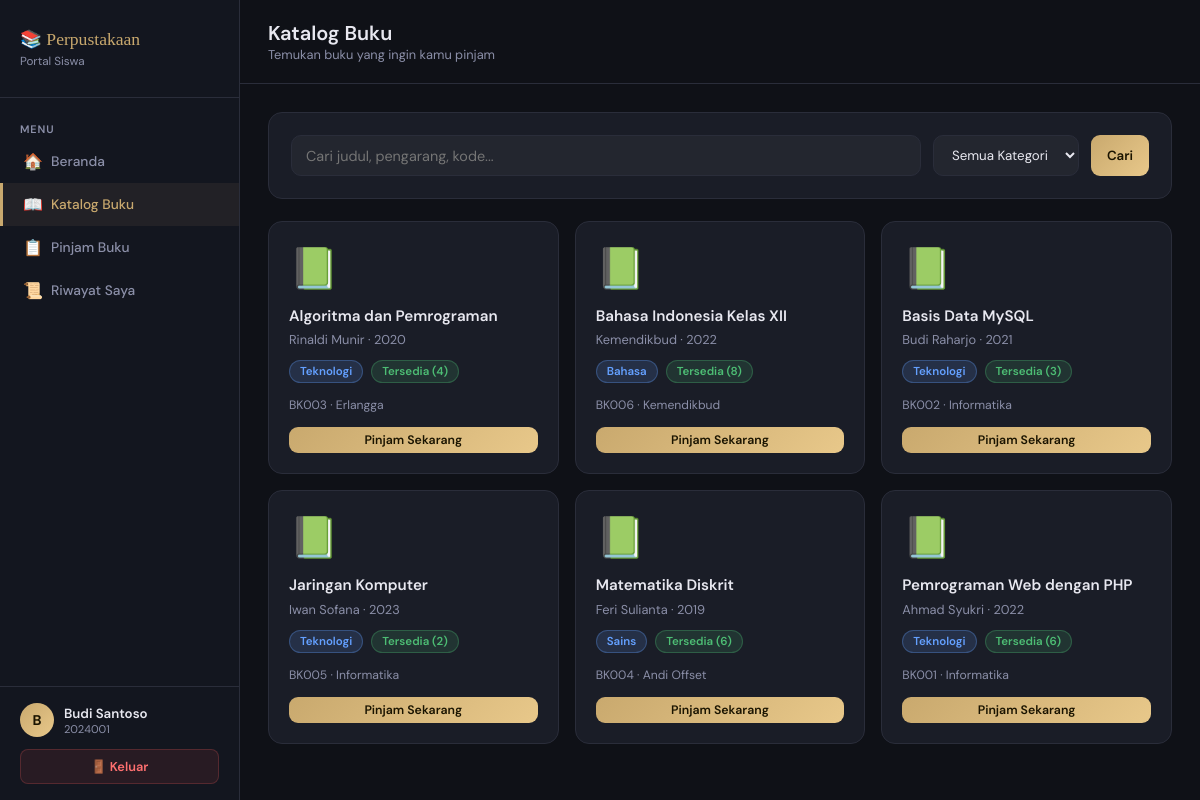
The page /Rangga_aplikasi_peminjaman_buku/user/katalog.php (signed in) on the database its author committed.
### tables this page shows
CREATE TABLE `anggota` (
  `id` int(11) NOT NULL,
  `nis` varchar(20) NOT NULL,
  `nama` varchar(100) NOT NULL,
  `kelas` varchar(20) DEFAULT NULL,
  `alamat` text DEFAULT NULL,
  `telepon` varchar(15) DEFAULT NULL,
  `user_id` int(11) DEFAULT NULL,
  `created_at` timestamp NOT NULL DEFAULT current_timestamp()
);

CREATE TABLE `buku` (
  `id` int(11) NOT NULL,
  `kode_buku` varchar(20) NOT NULL,
  `judul` varchar(200) NOT NULL,
  `pengarang` varchar(100) DEFAULT NULL,
  `penerbit` varchar(100) DEFAULT NULL,
  `tahun_terbit` year(4) DEFAULT NULL,
  `kategori` varchar(50) DEFAULT NULL,
  `stok` int(11) DEFAULT 0,
  `created_at` timestamp NOT NULL DEFAULT current_timestamp()
);

### Rangga_aplikasi_peminjaman_buku/user/katalog.php (the view, shortened to what this page needs)
<?php
include "../koneksi.php";
include "../includes/navbar_user.php";
$search   = isset($_GET['q']) ? mysqli_real_escape_string($conn, $_GET['q']) : '';
$where    = "WHERE 1=1";
$query = mysqli_query($conn, "SELECT * FROM buku $where ORDER BY judul ASC");
?>
<div class="topbar">
    <div>
        <h1>Katalog Buku</h1>
        <div class="breadcrumb">Temukan buku yang ingin kamu pinjam</div>
    </div>
</div>
<div class="content">
<div class="card">
    <form method="GET" style="display:flex;gap:12px;flex-wrap:wrap;">
        <input type="text" name="q" value="<?= htmlspecialchars($search) ?>" placeholder="Cari judul, pengarang, kode..." style="flex:1;min-width:200px;background:rgba(255,255,255,.04);border:1px solid var(--border);border-radius:10px;padding:10px 14px;color:var(--text);font-size:.9rem;font-family:'DM Sans',sans-serif;outline:none;">
        <select name="kat" style="background:rgba(255,255,255,.04);border:1px solid var(--border);border-radius:10px;padding:10px 14px;color:var(--text);font-family:'DM Sans',sans-serif;outline:none;">
            <option value="">Semua Kategori</option>
        </select>
        <button type="submit" class="btn btn-primary">Cari</button>
    </form>
</div>
<div style="display:grid;grid-template-columns:repeat(auto-fill,minmax(260px,1fr));gap:16px;">
<?php while($row = mysqli_fetch_assoc($query)): ?>
<div style="background:var(--card);border:1px solid var(--border);border-radius:14px;padding:20px;transition:transform .2s,border-color .2s;" onmouseover="this.style.borderColor='var(--gold)';this.style.transform='translateY(-2px)'" onmouseout="this.style.borderColor='var(--border)';this.style.transform='none'">
    <div style="font-size:2.5rem;margin-bottom:12px;">📗</div>
    <div style="font-weight:600;font-size:.95rem;margin-bottom:4px;line-height:1.4;"><?= htmlspecialchars($row['judul']) ?></div>
    <div style="font-size:.8rem;color:var(--muted);margin-bottom:12px;"><?= htmlspecialchars($row['pengarang']) ?> · <?= $row['tahun_terbit'] ?></div>
    <div style="display:flex;gap:8px;flex-wrap:wrap;margin-bottom:14px;">
        <span class="badge badge-blue"><?= htmlspecialchars($row['kategori']) ?></span>
        <span class="badge <?= $row['stok']>0?'badge-green':'badge-red' ?>"><?= $row['stok']>0?'Tersedia ('.$row['stok'].')':'Habis' ?></span>
    </div>
    <div style="font-size:.76rem;color:var(--muted);margin-bottom:14px;"><?= $row['kode_buku'] ?> · <?= $row['penerbit'] ?></div>
    <?php if($row['stok'] > 0): ?>
    <a href="pinjam.php?buku_id=<?= $row['id'] ?>" class="btn btn-primary btn-sm" style="width:100%;text-align:center;">Pinjam Sekarang</a>
    <?php else: ?>
    <span class="btn btn-sm" style="width:100%;text-align:center;background:rgba(255,255,255,.04);border:1px solid var(--border);color:var(--muted);cursor:not-allowed;">Stok Habis</span>
    <?php endif; ?>
</div>
<?php endwhile; ?>
</div>
</div>
</div></body></html>

### Rangga_aplikasi_peminjaman_buku/includes/navbar_user.php (shortened to what this page needs)
<?php
include_once "../koneksi.php";
$user_id = (int)$_SESSION['id'];
$anggota_data = mysqli_fetch_assoc(mysqli_query($conn, "SELECT * FROM anggota WHERE user_id=$user_id"));
$current = basename($_SERVER['PHP_SELF']);
?>
<!DOCTYPE html>
<html lang="id">
<head>
</head>
<body>
<div class="sidebar">
    <div class="sidebar-logo">
        <div class="logo-text">📚 Perpustakaan</div>
        <div class="logo-sub">Portal Siswa</div>
    </div>
    <nav class="sidebar-nav">
        <div class="nav-section">Menu</div>
        <a href="dashboard.php" class="nav-item <?= $current=='dashboard.php'?'active':'' ?>">
            <span class="icon">🏠</span> Beranda
        </a>
        <a href="katalog.php" class="nav-item <?= $current=='katalog.php'?'active':'' ?>">
            <span class="icon">📖</span> Katalog Buku
        </a>
        <a href="pinjam.php" class="nav-item <?= $current=='pinjam.php'?'active':'' ?>">
            <span class="icon">📋</span> Pinjam Buku
        </a>
        <a href="riwayat.php" class="nav-item <?= $current=='riwayat.php'?'active':'' ?>">
            <span class="icon">📜</span> Riwayat Saya
        </a>
    </nav>
    <div class="sidebar-footer">
        <div class="user-info">
            <div class="user-avatar"><?= strtoupper(substr($_SESSION['nama'], 0, 1)) ?></div>
            <div>
                <div class="user-name"><?= htmlspecialchars($_SESSION['nama']) ?></div>
                <div class="user-level"><?= $anggota_data['nis'] ?? 'Siswa' ?></div>
            </div>
        </div>
        <a href="../logout.php" class="btn-logout">🚪 Keluar</a>
    </div>
</div>
<div class="main">

### Rangga_aplikasi_peminjaman_buku/includes/navbar_user.php (style rules this page uses)
:root { --bg:#0f1117;--sidebar:#13161f;--card:#1a1d27;--border:#2a2d3a;--gold:#c9a96e;--gold-light:#e8c88a;--text:#e8e8f0;--muted:#8b8fa8;--success:#4dbd74; }
* { margin:0;padding:0;box-sizing:border-box; }
body { font-family:'DM Sans',sans-serif;background:var(--bg);color:var(--text);display:flex;min-height:100vh; }
.sidebar { width:240px;background:var(--sidebar);border-right:1px solid var(--border);display:flex;flex-direction:column;position:fixed;top:0;left:0;height:100vh; }
.sidebar-logo { padding:28px 20px;border-bottom:1px solid var(--border); }
.logo-text { font-family:'Playfair Display',serif;font-size:1.1rem;color:var(--gold);line-height:1.3; }
.logo-sub { font-size:.73rem;color:var(--muted);margin-top:2px; }
.sidebar-nav { flex:1;padding:16px 0; }
.nav-section { padding:8px 20px 4px;font-size:.68rem;font-weight:600;color:var(--muted);text-transform:uppercase;letter-spacing:.08em; }
.nav-item { display:flex;align-items:center;gap:10px;padding:11px 20px;color:var(--muted);text-decoration:none;font-size:.86rem;font-weight:500;transition:all .15s;border-left:3px solid transparent; }
.nav-item.active { color:var(--gold);background:rgba(201,169,110,.08);border-left-color:var(--gold); }
.icon { font-size:1rem;width:18px;text-align:center; }
.sidebar-footer { padding:16px 20px;border-top:1px solid var(--border); }
.user-avatar { width:34px;height:34px;background:linear-gradient(135deg,var(--gold),var(--gold-light));border-radius:50%;display:flex;align-items:center;justify-content:center;font-weight:700;font-size:.88rem;color:#1a1400;flex-shrink:0; }
.user-info { display:flex;align-items:center;gap:10px; }
.user-name { font-size:.83rem;font-weight:600; }
.user-level { font-size:.7rem;color:var(--muted); }
.btn-logout { display:block;margin-top:12px;text-align:center;background:rgba(224,85,85,.1);border:1px solid rgba(224,85,85,.25);color:#ff7070;padding:8px;border-radius:8px;text-decoration:none;font-size:.8rem;font-weight:600;transition:all .2s; }
.main { margin-left:240px;flex:1;display:flex;flex-direction:column; }
.topbar { padding:20px 28px;border-bottom:1px solid var(--border);background:var(--bg);display:flex;align-items:center;justify-content:space-between; }
.topbar h1 { font-size:1.25rem;font-weight:600; }
.topbar .breadcrumb { font-size:.8rem;color:var(--muted); }
.content { padding:28px;flex:1; }
.card { background:var(--card);border:1px solid var(--border);border-radius:14px;padding:22px;margin-bottom:22px; }
.badge { display:inline-block;padding:3px 10px;border-radius:20px;font-size:.72rem;font-weight:600; }
.badge-green { background:rgba(77,189,116,.15);color:#4dbd74;border:1px solid rgba(77,189,116,.3); }
.badge-blue { background:rgba(100,160,255,.15);color:#64a0ff;border:1px solid rgba(100,160,255,.3); }
.btn { display:inline-block;padding:8px 16px;border-radius:9px;font-size:.83rem;font-weight:600;text-decoration:none;border:none;cursor:pointer;font-family:'DM Sans',sans-serif;transition:all .2s; }
.btn-primary { background:linear-gradient(135deg,var(--gold),var(--gold-light));color:#1a1400; }
.btn-sm { padding:5px 11px;font-size:.77rem; }

### rows shown on the page
anggota: nis "2024001"
buku: judul "Algoritma dan Pemrograman", pengarang "Rinaldi Munir", tahun_terbit "2020", kategori "Teknologi", stok "4", kode_buku "BK003", penerbit "Erlangga"
buku: judul "Bahasa Indonesia Kelas XII", pengarang "Kemendikbud", tahun_terbit "2022", kategori "Bahasa", stok "8", kode_buku "BK006", penerbit "Kemendikbud"
buku: judul "Basis Data MySQL", pengarang "Budi Raharjo", tahun_terbit "2021", kategori "Teknologi", stok "3", kode_buku "BK002", penerbit "Informatika"
buku: judul "Jaringan Komputer", pengarang "Iwan Sofana", tahun_terbit "2023", kategori "Teknologi", stok "2", kode_buku "BK005", penerbit "Informatika"
buku: judul "Matematika Diskrit", pengarang "Feri Sulianta", tahun_terbit "2019", kategori "Sains", stok "6", kode_buku "BK004", penerbit "Andi Offset"
buku: judul "Pemrograman Web dengan PHP", pengarang "Ahmad Syukri", tahun_terbit "2022", kategori "Teknologi", stok "6", kode_buku "BK001", penerbit "Informatika", $row['id'] 1 (drawn)

### other values the page prints
substr($_SESSION['nama'], 0, 1) "B"
$_SESSION['nama'] "Budi Santoso"
